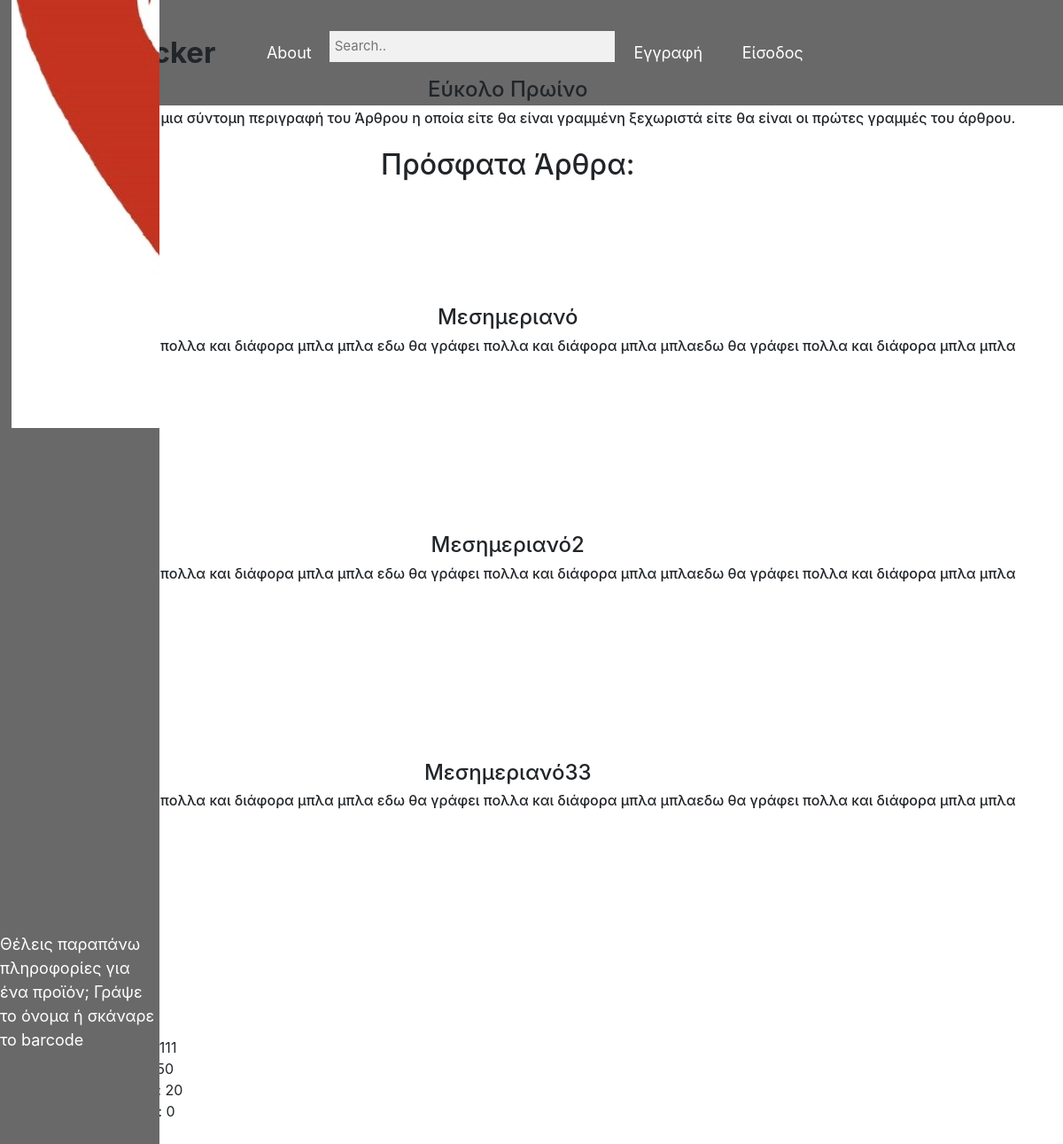
The page / on the database its author committed.
### tables this page shows
CREATE TABLE `articles` (
  `title` varchar(20) NOT NULL,
  `thumbnail` varchar(20) NOT NULL,
  `editor` varchar(20) NOT NULL,
  `content` text NOT NULL,
  `date` date NOT NULL
);

CREATE TABLE `users` (
  `username` varchar(20) NOT NULL,
  `password` varchar(81) NOT NULL,
  `email` varchar(30) NOT NULL,
  `hid` varchar(50) NOT NULL,
  `Name` varchar(20) NOT NULL,
  `Lastname` varchar(20) NOT NULL,
  `Sex` enum('Male','Female') NOT NULL,
  `age` int(20) NOT NULL,
  `weight` int(20) NOT NULL,
  `Location` varchar(50) NOT NULL,
  `allergies` text NOT NULL,
  `userscore` int(55) NOT NULL,
  `absence` tinyint(1) NOT NULL,
  `user_ID` int(22) NOT NULL
);

### index.php (the view, shortened to what this page needs)
<!DOCTYPE html>
<html>
<head>
	<link rel="stylesheet" href="https://stackpath.bootstrapcdn.com/bootstrap/4.3.1/css/bootstrap.min.css">
	<link rel="stylesheet" type="text/css" href="main.css">
</head>
<body>
<header class="navbar-custom">
<div class="outer-container">
	<div class="container">
		<nav class="navbar navbar-expand-lg navbar-light navbar-inverse">
  <a class="navbar-brand"><strong>FoodTracker</strong></a>
  <button type ="button" >About</button>
  <input  type="text" placeholder="Search..">
  <div class="collapse navbar-collapse" id="navbarSupportedContent">
    <form class="inout">
<button id = "1" type ="button" onclick="document.getElementById('id01').style.display='block'">Εγγραφή</button>
<button id = "2" type ="button" onclick="document.getElementById('id02').style.display='block'">Είσοδος</button>
    </form>
  </div>
</nav>
</div>
</header>
<h3 class="h3"> </h3>
<div id = "wrapper" >
<body>
  <div class="outercontainer">
<div id="5" class="sidenav" >
  <img src="logo3.jpg" onclick="window.location.href='UserChoice.php'" class="logo" alt="">
  <br>
 Θέλεις παραπάνω πληροφορίες για ένα προϊόν; Γράψε το όνομα ή σκάναρε το barcode
</div>
<div class="content">
  <div class="articles"><h2>Πρόσφατα Άρθρα:</h2><br><br>
  <?php
  include 'connection.php';
  $insert = "SELECT * From articles ORDER BY 'date' DESC";
  $search = mysqli_query($conn, $insert);
  if (mysqli_num_rows($search)) {
        $rank = 0;
        $last_score = false;
        $rows = 0;
       while($row = $search->fetch_assoc() AND $rank < 4) {
                 $rows++;
    if( $last_score!= $row['title'] ){
      $last_score = $row['title'];
      $rank = $rows;
    }
    echo"<img src='" . $row['thumbnail'] . "' alt='error'>".'<h4>'.$row['title'].'<h4>'.'<h6>'.$row['content'].'<h6>'."<br><br><br><br><br><br><br><br><br><br>";
       }}
  ?>
</div>
</div>
<div class="sidenav2">
  <div class="katata3i"> <strong>Κατάταξη Χρηστών:</strong><br><br>
  <?php
  include 'connection.php';
  $insert = "SELECT username,userscore From users ORDER BY userscore DESC";
  $search = mysqli_query($conn, $insert);
  if (mysqli_num_rows($search)) {
        $rank = 0;
        $last_score = false;
        $rows = 0;
       while($row = $search->fetch_assoc() AND $rank < 9) {
                 $rows++;
    if( $last_score!= $row['userscore'] ){
      $last_score = $row['userscore'];
      $rank = $rows;
    }
    echo "rank ".$rank." : ".$row['username']." με score: ".$row['userscore']."<br>";
       }}
  ?>
</div>
  </div>
</div>
</body>
</body>
</html>

### main.css (style rules this page uses)
.navbar-custom { background-color: #696969; }
.navbar-custom .navbar-brand, .navbar-custom .navbar-text { font-size: 33px; color: rgba(255,255,255,.8); position: relative; left: -2% }
#wrapper { display: flex; }
.logo { position: relative; bottom: 54%; left: 7%; }
.h3 { padding:1%; margin: 1%; }
* { box-sizing: border-box }
input[type=text], input[type=password] { width: 100%; padding: 15px; margin: 5px 0 22px 0; display: inline-block; border: none; background: #f1f1f1; }
button { background-color: #696969; color: white; padding: 14px 20px; margin: 8px 0; border: none; cursor: pointer; font-size: 18px; }
.container { padding: 16px; }
html, body { height: 100%; margin: 0; padding: 0; }
.logo { position: relative; right: 13% }
.sidenav { height: 100%; width: 15%; position: fixed; z-index: 1; top: 0; left: 0; background-color: #696969; overflow-x: hidden; padding-top: 20%; font-size: 18px; color: white; }
.container input[type=text] { width: 30%; float: left; padding: 6px; border: none; margin-top: 8px; margin-right: 1px; font-size: 15px; }

### index.php (style rules this page uses)
h2 { text-align: center; }
h4 { text-align: center; position: relative; bottom: 200px; }
h6 { float: right; position: relative; bottom: 200px; }
img { float left; }

### rows shown on the page
articles: title "Εύκολο Πρωίνο", content "Εδω θα υπάρχει μια σύντομη περιγραφή του Άρθρου η οποία είτε θα είναι γραμμένη ξεχωριστά είτε θα είναι οι πρώτες γραμμές του άρθρου."
articles: title "Μεσημεριανό", content "εδω θα γράφει πολλα και διάφορα μπλα μπλα εδω θα γράφει πολλα και διάφορα μπλα μπλαεδω θα γράφει πολλα και διάφορα μπλα μπλα"
articles: title "Μεσημεριανό2", content "εδω θα γράφει πολλα και διάφορα μπλα μπλα εδω θα γράφει πολλα και διάφορα μπλα μπλαεδω θα γράφει πολλα και διάφορα μπλα μπλα"
articles: title "Μεσημεριανό33", content "εδω θα γράφει πολλα και διάφορα μπλα μπλα εδω θα γράφει πολλα και διάφορα μπλα μπλαεδω θα γράφει πολλα και διάφορα μπλα μπλα"
users: userscore "111"
users: userscore "50"
users: userscore "20"
users: userscore "0"
